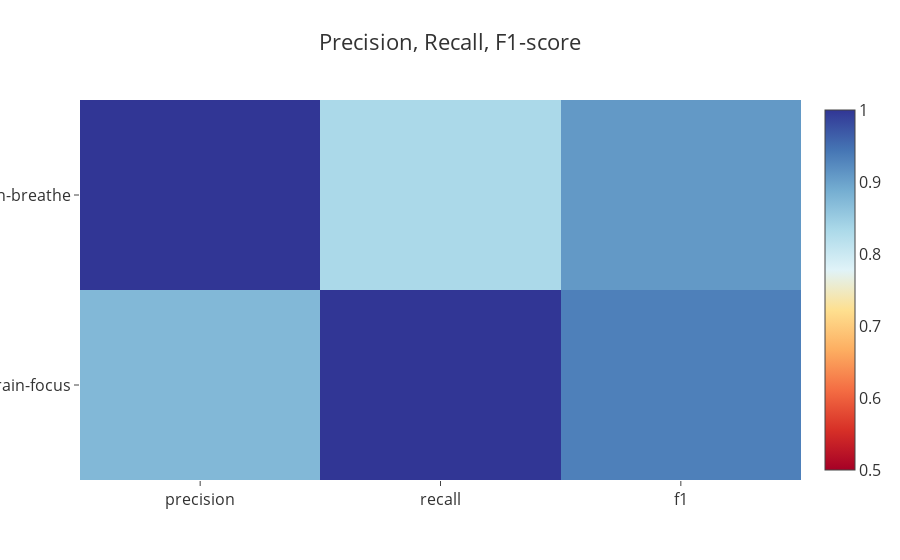
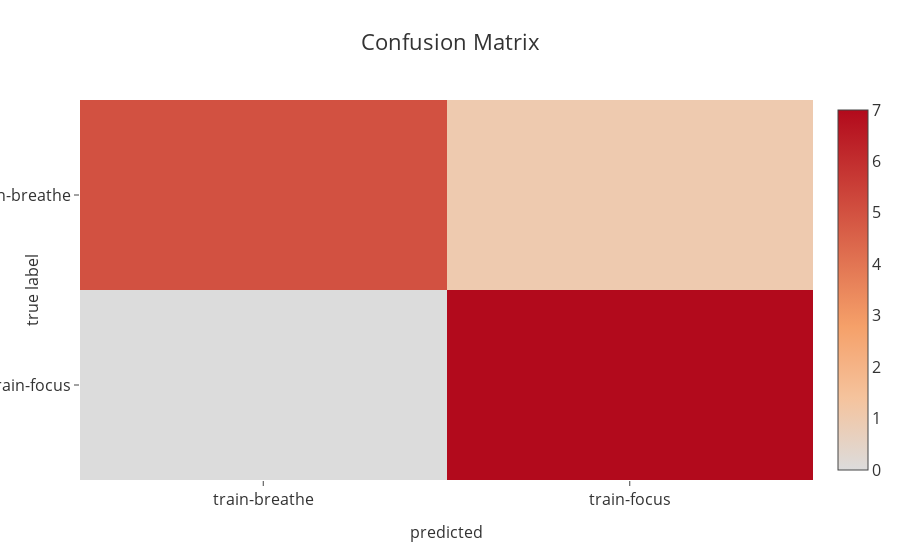

Notebook cell for these charts, in order:
### Code cell
for label in ['activity']:
    cmc.plot_matrices(dfr, clf4, features, label)

### Figure 1 — Plotly figure (JSON) as saved in the notebook; plotly's stock layout.template omitted (floating-point values rounded to 4 significant figures)
{"data": [{"colorscale": [[0, "rgb(165,0,38)"], [0.1111, "rgb(215,48,39)"], [0.2222, "rgb(244,109,67)"], [0.3333, "rgb(253,174,97)"], [0.4444, "rgb(254,224,144)"], [0.5556, "rgb(224,243,248)"], [0.6667, "rgb(171,217,233)"], [0.7778, "rgb(116,173,209)"], [0.8889, "rgb(69,117,180)"], [1, "rgb(49,54,149)"]], "type": "heatmap", "x": ["precision", "recall", "f1"], "y": ["train-breathe", "train-focus"], "z": [[1, 0.8333, 0.9091], [0.875, 1, 0.9333]], "zmax": 1, "zmin": 0.5}], "layout": {"font": {"color": "#333333", "size": 16}, "title": "Precision, Recall, F1-score", "yaxis": {"autorange": "reversed"}}}

### Figure 2 — Plotly figure (JSON) as saved in the notebook; plotly's stock layout.template omitted (floating-point values rounded to 4 significant figures)
{"data": [{"colorscale": "Reds", "type": "heatmap", "x": ["train-breathe", "train-focus"], "y": ["train-breathe", "train-focus"], "z": [[5, 1], [0, 7]]}], "layout": {"font": {"color": "#333333", "size": 16}, "title": "Confusion Matrix", "xaxis": {"title": "predicted", "titlefont": {"color": "#333333", "size": 16}}, "yaxis": {"autorange": "reversed", "title": "true label", "titlefont": {"color": "#333333", "size": 16}}}}
